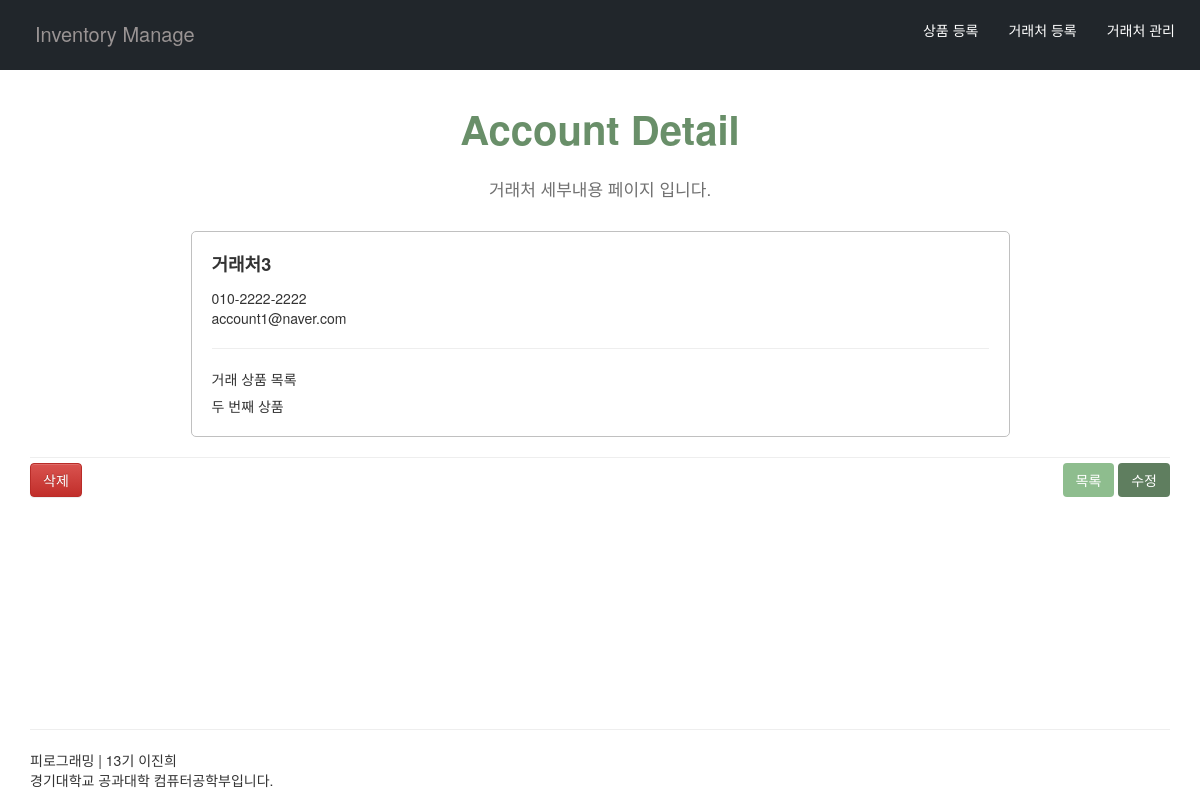
The app's page /account/2/, older data.
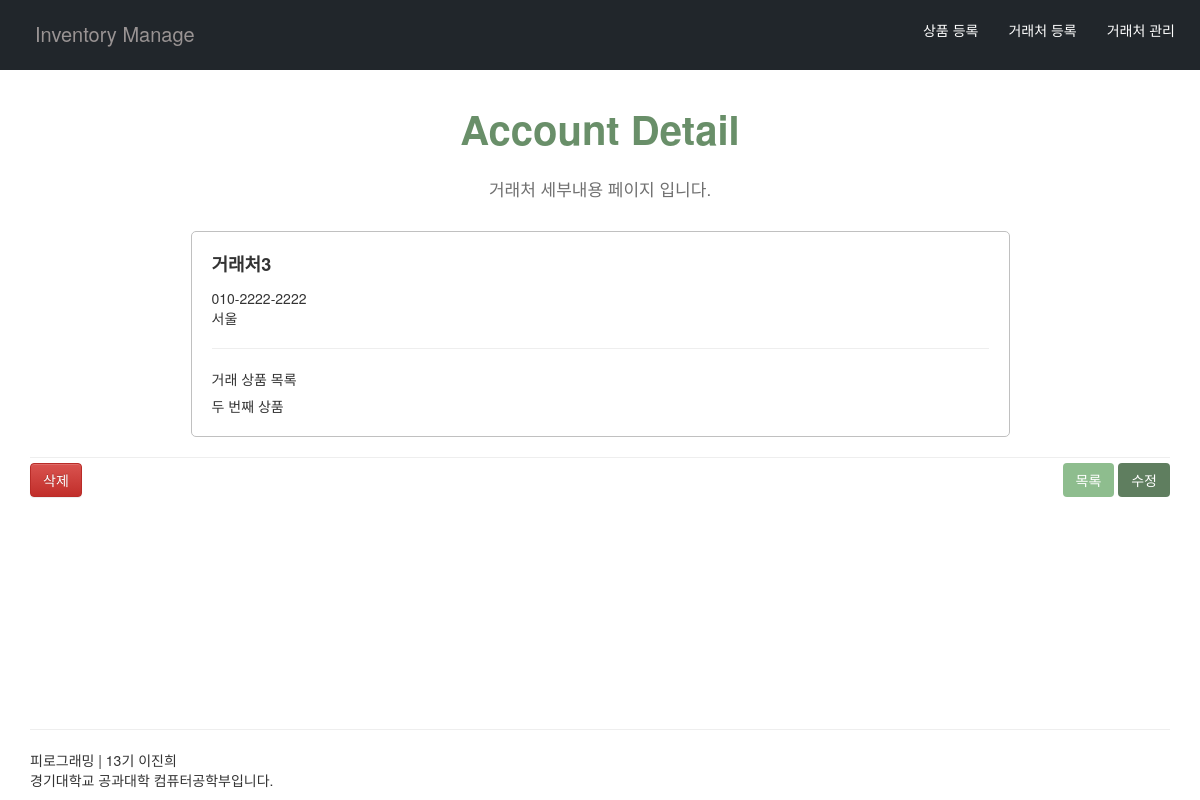
The same page, newer data.
### shop/models.py (models this page shows, shortened)
class Accounter(models.Model):
    name = models.CharField(max_length=20)
    call = models.CharField(max_length=30)
    address = models.CharField(max_length=100)
    created_at = models.DateTimeField(auto_now_add = True)
    updated_at = models.DateTimeField(auto_now= True)
    def __str__(self):
        return self.name

### shop/views.py (the view)
# urls.py: path('account/<int:pk>/',views.account_detail,name='account_detail'),
def account_detail(request, pk):
    account = get_object_or_404(Accounter,pk=pk)
    item = find_item(account)
    return render(request,'account_detail.html',{
        'account': account,
        'item':item,
    })

### shop/models.py (called while the page is built)
    def __str__(self):
        return self.title

### shop/views.py (called while the page is built)
def find_item(account):
    items = Item.objects.all()
    for item in items:
        if str(item.account) == str(account.name):
            return item

### shop/templates/account_detail.html
{% extends "layout.html"%}{% block title %} Account Detail {% endblock %}
{% block menu %} 거래처 세부내용 {% endblock %} {% block content %}
<div class="row" style="display: flex; justify-content: center;">
  <div
    class="wrap"
    style="
      width: 70%;
      border: solid 1px silver;
      border-radius: 0.5rem;
      padding: 2rem;
      text-align: left;
    "
  >
    <div style="margin-bottom: 1rem; font-size: large; font-weight: bold;">
      {{account.name}}
    </div>
    <div>{{account.call}}</div>
    <div>{{account.address}}</div>
    <hr />
    <div>거래 상품 목록</div>
    <div style="margin-top: 0.7rem;">
      {% if item %} {{item}} {% endif %}
    </div>
  </div>
</div>
<hr />
<div
  class="item_option"
  style="
    position: relative;
    width: 100%;
    display: inline-block;
    margin-top: -1.5rem;
  "
>
  <div class="option_left" style="display: inline-block; float: left;">
    <a
      class="btn btn-danger"
      href="{% url 'shop:account_delete' account.pk%}"
      role="button"
      >삭제</a
    >
  </div>
  <div class="option_right" style="display: inline-block; float: right;">
    <a
      class="btn"
      href="{% url 'shop:account_list' %}"
      role="button"
      style="background-color: rgb(142, 189, 142); color: white;"
      >목록</a
    >
    <a
      class="btn"
      href="{% url 'shop:account_edit' account.pk%}"
      role="button"
      style="background-color: rgb(95, 126, 95); color: white;"
      >수정</a
    >
  </div>
</div>
{% endblock %}

Row changes from the older to the newer data that the page shows:
changed Accounter "거래처3": address "account1@naver.com" → "서울"
